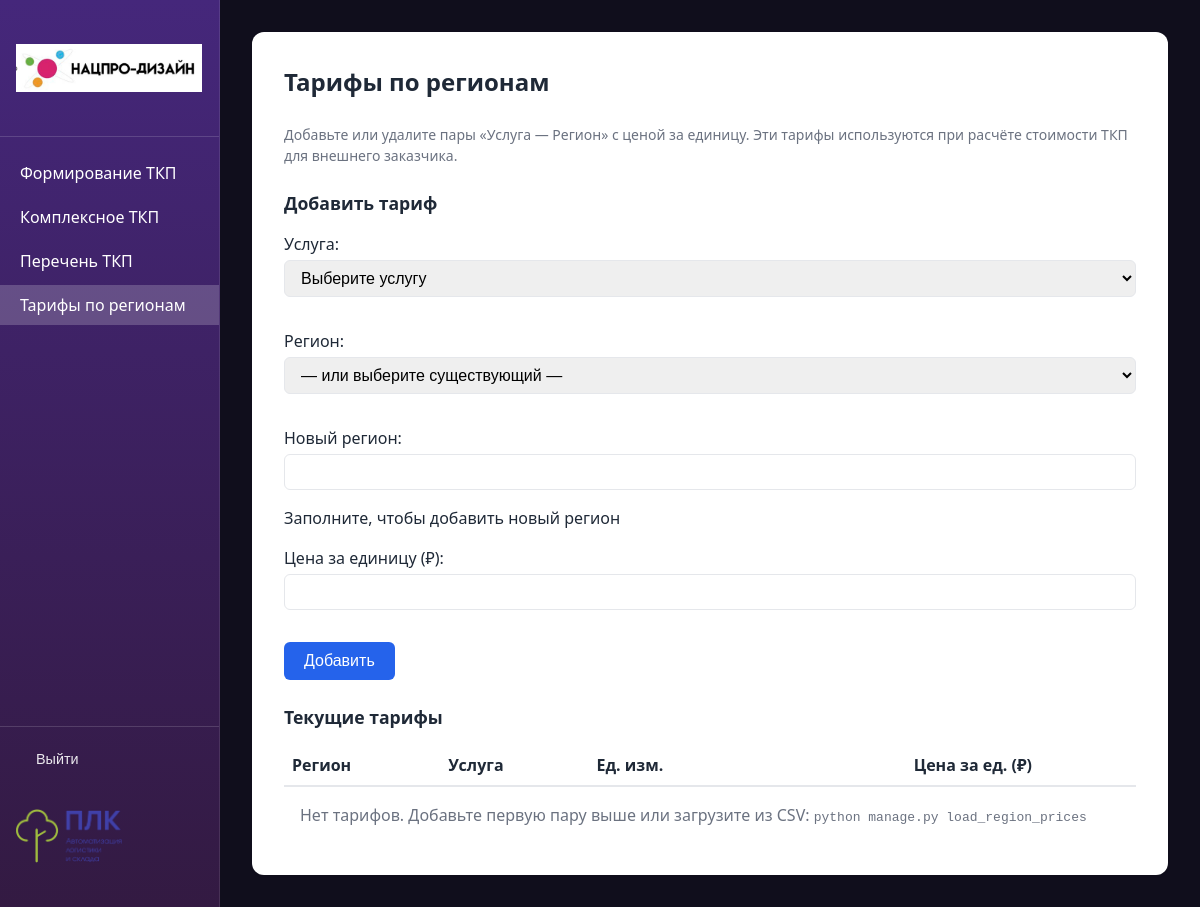
Page /tariffs/ (signed in) on the earlier database version.
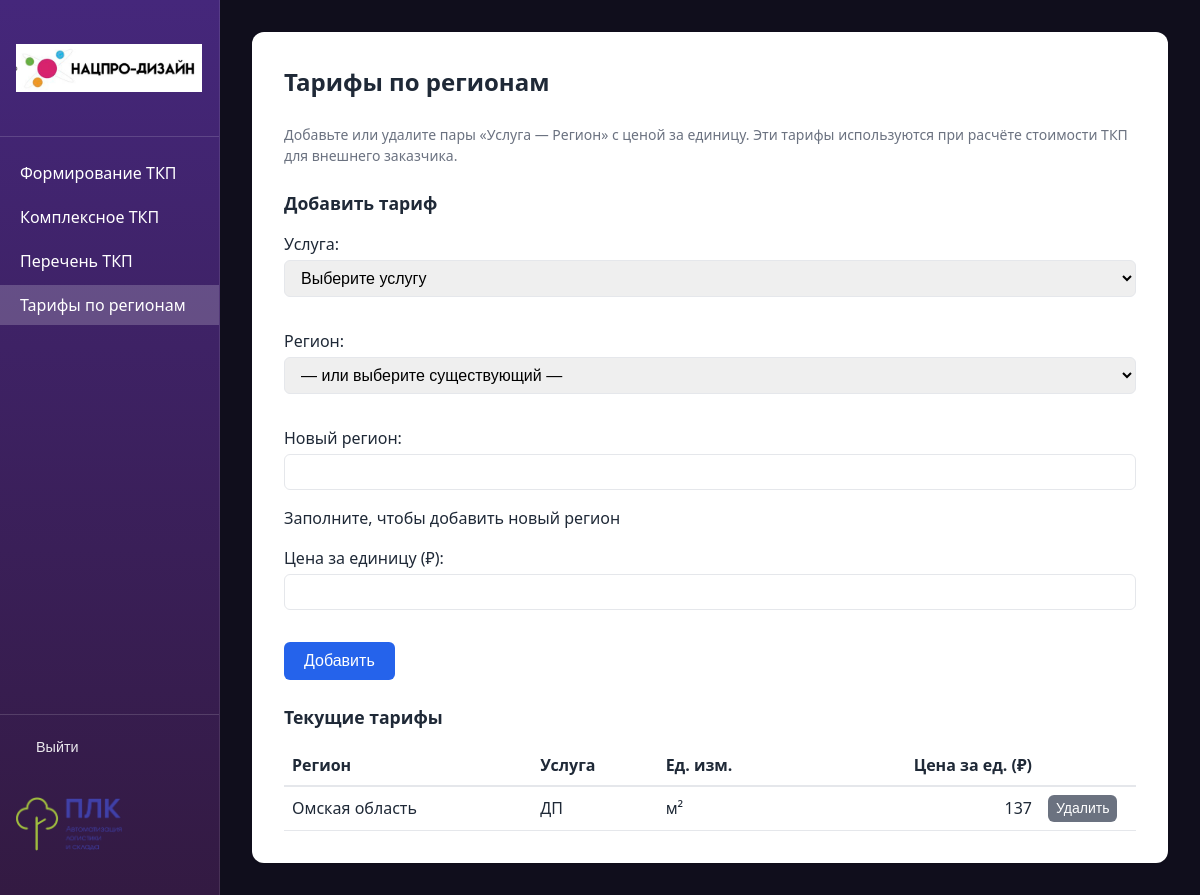
Same page on the later database version.
### proposals/models.py (models this page shows, shortened)
class RegionServicePrice(models.Model):
    region = models.ForeignKey(Region, on_delete=models.CASCADE, verbose_name='Регион')
    service = models.ForeignKey(Service, on_delete=models.CASCADE, verbose_name='Услуга')
    unit_price = models.DecimalField(
        'Цена за единицу',
        max_digits=15,
        decimal_places=2,
        default=0,
    )
    class Meta:
        verbose_name = 'Цена по региону'
        verbose_name_plural = 'Цены по регионам'
        unique_together = [['region', 'service']]

class Region(models.Model):
    name = models.CharField('Название региона', max_length=255, unique=True)
    class Meta:
        verbose_name = 'Регион'
        verbose_name_plural = 'Регионы'
        ordering = ['name']
    def __str__(self):
        return self.name

class Service(models.Model):
    UNIT_M2 = 'm2'
    UNIT_PIECE = 'piece'
    UNIT_CHOICES = [
        (UNIT_M2, 'м²'),
        (UNIT_PIECE, 'шт'),
    ]
    name = models.CharField('Наименование услуги', max_length=255)
    template_file = models.CharField(
        'Файл шаблона',
        max_length=255,
        help_text='Имя .docx файла в папке templates_docx/'
    )
    unit_type = models.CharField(
        'Единица измерения',
        max_length=10,
        choices=UNIT_CHOICES,
        default=UNIT_M2,
    )
    order = models.PositiveSmallIntegerField('Порядок', default=0)
    class Meta:
        verbose_name = 'Услуга'
        verbose_name_plural = 'Услуги'
        ordering = ['order', 'name']
    def __str__(self):
        return self.name

### proposals/views.py (the view)
# urls.py: path('tariffs/', views.tariffs_view, name='tariffs'),
@login_required
@require_http_methods(['GET', 'POST'])
def tariffs_view(request):
    if request.method == 'POST':
        delete_id = request.POST.get('delete_id')
        if delete_id:
            try:
                RegionServicePrice.objects.filter(pk=delete_id).delete()
                messages.success(request, 'Тариф удалён.')
            except Exception:
                pass
            return redirect('proposals:tariffs')
        form = TariffForm(request.POST)
        if form.is_valid():
            data = form.cleaned_data
            service = data['service']
            new_name = (data.get('new_region_name') or '').strip()
            if new_name:
                region, _ = Region.objects.get_or_create(name=new_name, defaults={})
            else:
                region = data['region']
            RegionServicePrice.objects.update_or_create(
                region=region,
                service=service,
                defaults={'unit_price': data['unit_price']},
            )
            messages.success(request, f'Тариф сохранён: {service.name} — {region.name}.')
            return redirect('proposals:tariffs')
    else:
        form = TariffForm()
    tariffs_list = RegionServicePrice.objects.select_related('region', 'service').order_by('region__name', 'service__name')
    context = {'form': form, 'tariffs_list': tariffs_list}
    return render(request, 'proposals/tariffs.html', context)

### proposals/forms.py (shortened to what this page needs)
class TariffForm(forms.Form):
    service = forms.ModelChoiceField(
        label='Услуга',
        queryset=Service.objects.none(),
        empty_label='Выберите услугу'
    )
    region = forms.ModelChoiceField(
        label='Регион',
        queryset=Region.objects.none(),
        empty_label='— или выберите существующий —',
        required=False
    )
    new_region_name = forms.CharField(
        label='Новый регион',
        max_length=255,
        required=False,
        help_text='Заполните, чтобы добавить новый регион'
    )
    unit_price = forms.DecimalField(
        label='Цена за единицу (₽)',
        max_digits=15,
        decimal_places=2,
        min_value=0
    )
    def __init__(self, *args, **kwargs):
        super().__init__(*args, **kwargs)
        self.fields['service'].queryset = Service.objects.all()
        self.fields['region'].queryset = Region.objects.all().order_by('name')

### proposals/templates/proposals/tariffs.html (shortened to what this page needs)
{% extends "proposals/base.html" %}
{% load proposal_filters %}
{% block container_extra_class %}container--wide{% endblock %}
{% block content %}
<h1>Тарифы по регионам</h1>
<p class="help">Добавьте или удалите пары «Услуга — Регион» с ценой за единицу. Эти тарифы используются при расчёте стоимости ТКП для внешнего заказчика.</p>
<h2 style="font-size: 1.1rem; margin-top: 1.5rem;">Добавить тариф</h2>
<form method="post" action="{% url 'proposals:tariffs' %}" style="margin-bottom: 1.5rem;">
    {{ form.as_p }}
    <button type="submit" class="btn">Добавить</button>
</form>
<h2 style="font-size: 1.1rem; margin-top: 1.5rem;">Текущие тарифы</h2>
<div style="overflow-x: auto;">
    <table style="width: 100%; border-collapse: collapse;">
        <thead>
            <tr style="border-bottom: 2px solid var(--border);">
                <th style="text-align: left; padding: 0.5rem;">Регион</th>
                <th style="text-align: left; padding: 0.5rem;">Услуга</th>
                <th style="text-align: left; padding: 0.5rem;">Ед. изм.</th>
                <th style="text-align: right; padding: 0.5rem;">Цена за ед. (₽)</th>
                <th style="width: 6rem;"></th>
            </tr>
        </thead>
        <tbody>
            {% for t in tariffs_list %}
            <tr style="border-bottom: 1px solid var(--border);">
                <td style="padding: 0.5rem;">{{ t.region.name }}</td>
                <td style="padding: 0.5rem;">{{ t.service.name }}</td>
                <td style="padding: 0.5rem;">{{ t.service.get_unit_type_display }}</td>
                <td style="padding: 0.5rem; text-align: right;">{{ t.unit_price|format_price }}</td>
                <td style="padding: 0.5rem;">
                    <form method="post" action="{% url 'proposals:tariffs' %}" style="display: inline;">
                        <button type="submit" class="btn btn-secondary" style="padding: 0.35rem 0.5rem; font-size: 0.875rem;">Удалить</button>
                    </form>
                </td>
            </tr>
            {% empty %}
            <tr>
                <td colspan="5" style="padding: 1rem; color: var(--text-muted);">Нет тарифов. Добавьте первую пару выше или загрузите из CSV: <code>python manage.py load_region_prices</code></td>
            </tr>
            {% endfor %}
        </tbody>
    </table>
</div>
{% endblock %}

Differences in the rows shown:
added RegionServicePrice: region.name "Омская область", service.name "ДП", service.unit_type "м²", unit_price "137"
Other differences:
text no longer shown: "Нет тарифов. Добавьте первую пару выше или загрузите из CSV: python manage.py load_region_prices"
